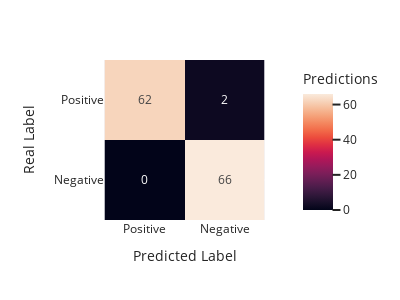

The code cell stored with this chart in its notebook:
### Markdown cell above
##### 7.7. Individual Sample Visualization

### Code cell
# Create signal_df
event_idx = 2
print(dataset.csv_list[event_idx])
sample_df, conf_matrix = signal_exploration(event_idx, dataset, model)
metrics = conf_matrix_metrics(conf_matrix)
print(f"Confusion Matrix: {conf_matrix}")
print(sample_df)
plot_confusion_matrix(metrics)
false_positive = sample_df.query('Result == "FP"')
false_negative = sample_df.query('Result == "FN"')
# sample_df = pd.concat([sample_df, sample_df])
print("FALSE POSITVES")
print(false_positive)
print("")
print("FALSE NEGATIVES")
print(false_negative)

### Figure 1 — Plotly figure (JSON) as saved in the notebook; plotly's stock layout.template omitted (floating-point values rounded to 4 significant figures)
{"data": [{"coloraxis": "coloraxis", "hovertemplate": "Predicted Label: %{x}<br>Real Label: %{y}<br>Predictions: %{z}<extra></extra>", "name": "0", "texttemplate": "%{z}", "type": "heatmap", "x": ["Positive", "Negative"], "xaxis": "x", "y": ["Positive", "Negative"], "yaxis": "y", "z": [[62, 2], [0, 66]]}], "layout": {"coloraxis": {"colorbar": {"title": {"text": "Predictions"}}, "colorscale": [[0, "rgb(2,4,25)"], [0.0625, "rgb(24,15,41)"], [0.125, "rgb(47,23,57)"], [0.1875, "rgb(71,28,72)"], [0.25, "rgb(97,30,82)"], [0.3125, "rgb(123,30,89)"], [0.375, "rgb(150,27,91)"], [0.4375, "rgb(177,22,88)"], [0.5, "rgb(203,26,79)"], [0.5625, "rgb(223,47,67)"], [0.625, "rgb(236,76,61)"], [0.6875, "rgb(242,107,73)"], [0.75, "rgb(244,135,95)"], [0.8125, "rgb(245,162,122)"], [0.875, "rgb(246,188,153)"], [0.9375, "rgb(247,212,187)"], [1, "rgb(250,234,220)"]]}, "height": 300, "margin": {"t": 60}, "width": 400, "xaxis": {"anchor": "y", "constrain": "domain", "domain": [0, 1], "scaleanchor": "y", "title": {"text": "Predicted Label"}}, "yaxis": {"anchor": "x", "autorange": "reversed", "constrain": "domain", "domain": [0, 1], "title": {"text": "Real Label"}}}}
